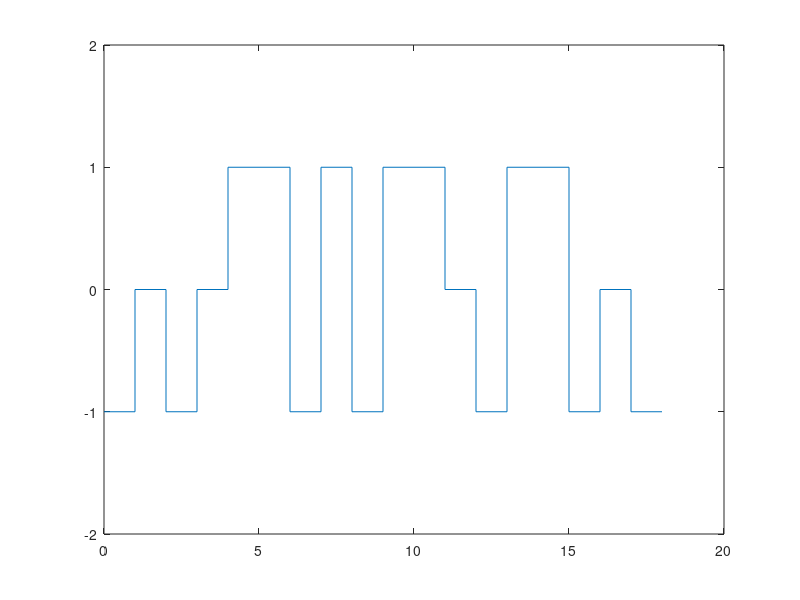

Recreate this plot in MATLAB.
x=[];
y=[];
m = [0 0 0 1 0 0 0 1 0 1 0 1 0 0 1 1 0 1 0 1 0 0 0 0];
n=length(m);
w=[];
z=[2];
i=1;
f=2;
while(i+7<=n)
    if(m(i)==0 & m(i+1)==0 & m(i+2)==0 & m(i+3)==1 & m(i+4)==0 & m(i+5)==0 & m(i+6)==0 & m(i+7)==1)
        z=[z 0];
        if(z(f)~=z(f-1))
        
            w=[w -1 0 -1 0 1 1];
        else
            w=[w 1 0 1 0 -1 -1];
        end
    elseif (m(i)==0 & m(i+1)==1 & m(i+2)==0 & m(i+3)==1 & m(i+4)==0 & m(i+5)==0 & m(i+6)==1 & m(i+7)==1)
        z=[z 1];
        if(z(f)~=z(f-1))
        
            w=[w -1 1 -1 1 1 0];
        else
            w=[w 1 -1 1 -1 -1 0];
        end
    elseif (m(i)==0 & m(i+1)==1 & m(i+2)==0 & m(i+3)==1 & m(i+4)==0 & m(i+5)==0 & m(i+6)==0 & m(i+7)==0)
          z=[z 1];
        if(z(f)~=z(f-1))
        
            w=[w 1 -1 -1 1 0 1];
        else
            w=[w -1 1 1 -1 0 -1];
        end
    end
    i=i+8;
    f=f+1;
end

k=length(w);
for j=1:k
    if(w(j)==0)
        x=[x j-1 j];
        y=[y 0 0];
    elseif(w(j)==-1)
        x=[x j-1 j];
        y=[y -1 -1];
        
        elseif(w(j)==1)
        x=[x j-1 j];
        y=[y 1 1];
    end
        
end
plot(x,y),axis([0,20,-2,2]);

